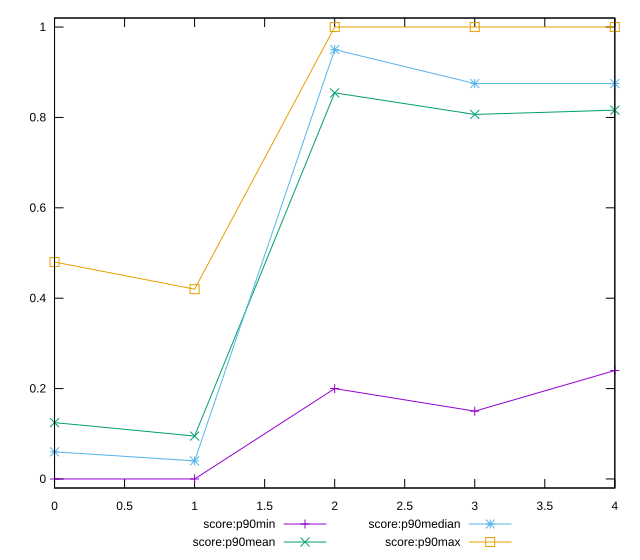

Here is the gnuplot script that generated this plot:
reset

$scoreP90Min <<EOF
0 0
1 0
2 0.2
3 0.15
4 0.24
EOF

$scoreP90Mean <<EOF
0 0.12468085106382976
1 0.09489361702127656
2 0.8543617021276592
3 0.8065957446808512
4 0.8161702127659575
EOF

$scoreP90Median <<EOF
0 0.06
1 0.04
2 0.95
3 0.875
4 0.875
EOF

$scoreP90Max <<EOF
0 0.48
1 0.42
2 1
3 1
4 1
EOF

set key outside below
set xrange [0:4]
set yrange [-0.02:1.02]
set trange [-0.02:1.02]
set terminal svg size 640, 560 enhanced background rgb 'white'
set output "report_00013_2021-02-09T12-04-24.940Z/total-blocking-time/progression/score.svg"

plot $scoreP90Min title "score:p90min" with linespoints, \
     $scoreP90Mean title "score:p90mean" with linespoints, \
     $scoreP90Median title "score:p90median" with linespoints, \
     $scoreP90Max title "score:p90max" with linespoints

reset
